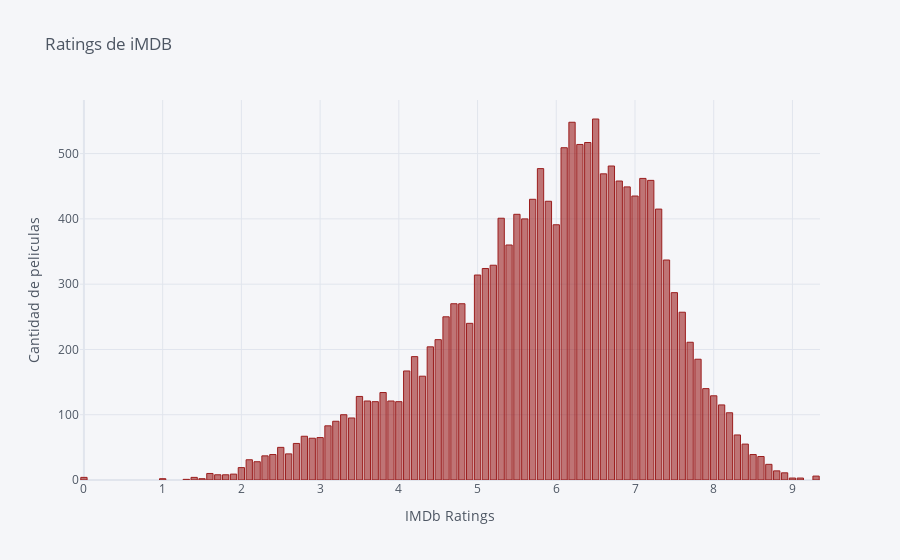

This figure's notebook cell:
### Markdown cell above
### IMDB Ratings

### Code cell
data['IMDb'].value_counts().iplot(kind="bar", color="#9B1E1E", xTitle='IMDb Ratings', yTitle="Cantidad de peliculas", title = "Ratings de iMDB")

### Figure 1 — Plotly figure (JSON) as saved in the notebook; plotly's stock layout.template omitted (floating-point values rounded to 4 significant figures)
{"data": [{"marker": {"color": "rgba(155, 30, 30, 0.6)", "line": {"color": "rgba(155, 30, 30, 1.0)", "width": 1}}, "name": "IMDb", "orientation": "v", "text": "", "type": "bar", "x": [6.5, 6.2, 6.4, 6.3, 6.1, 6.7, 5.8, 6.6, 7.1, 7.2, 6.8, 6.9, 7, 5.7, 5.9, 7.3, 5.5, 5.3, 5.6, 6, 5.4, 7.4, 5.2, 5.1, 5, 7.5, 4.7, 4.8, 7.6, 4.6, 4.9, 4.5, 7.7, 4.4, 4.2, 7.8, 4.1, 4.3, 7.9, 3.8, 8, 3.5, 3.6, 3.9, 3.7, 4, 8.1, 8.2, 3.3, 3.4, 3.2, 3.1, 8.3, 2.8, 3, 2.9, 2.7, 8.4, 2.5, 2.6, 8.5, 2.4, 2.3, 8.6, 2.1, 2.2, 8.7, 2, 8.8, 8.9, 1.6, 1.9, 1.8, 1.7, 9.3, 0, 1.4, 9.1, 9, 1.5, 1, 1.3], "y": [553, 548, 517, 514, 509, 481, 477, 469, 462, 459, 458, 449, 435, 430, 427, 415, 407, 401, 400, 391, 360, 337, 329, 324, 314, 287, 270, 270, 257, 250, 240, 215, 211, 204, 189, 185, 167, 159, 140, 134, 129, 128, 121, 121, 120, 120, 115, 103, 100, 95, 90, 83, 69, 67, 65, 64, 56, 55, 50, 40, 39, 39, 37, 36, 31, 28, 24, 19, 14, 11, 10, 9, 8, 8, 6, 4, 4, 3, 3, 2, 2, 1]}], "layout": {"legend": {"bgcolor": "#F5F6F9", "font": {"color": "#4D5663"}}, "paper_bgcolor": "#F5F6F9", "plot_bgcolor": "#F5F6F9", "title": {"font": {"color": "#4D5663"}, "text": "Ratings de iMDB"}, "xaxis": {"gridcolor": "#E1E5ED", "showgrid": true, "tickfont": {"color": "#4D5663"}, "title": {"font": {"color": "#4D5663"}, "text": "IMDb Ratings"}, "zerolinecolor": "#E1E5ED"}, "yaxis": {"gridcolor": "#E1E5ED", "showgrid": true, "tickfont": {"color": "#4D5663"}, "title": {"font": {"color": "#4D5663"}, "text": "Cantidad de peliculas"}, "zerolinecolor": "#E1E5ED"}}}
